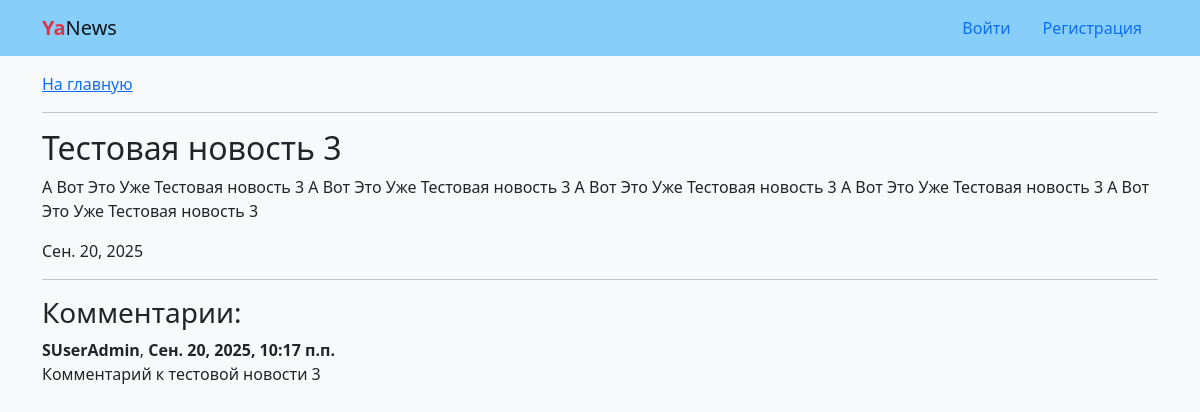
The page /news/22/ on the database its author committed.
### news/models.py (models this page shows, shortened)
class News(models.Model):
    title = models.CharField(max_length=50)
    text = models.TextField()
    date = models.DateField(default=datetime.today)
    class Meta:
        ordering = ('-date',)
        verbose_name_plural = 'Новости'
        verbose_name = 'Новость'

class Comment(models.Model):
    news = models.ForeignKey(
        News,
        on_delete=models.CASCADE
    )
    author = models.ForeignKey(
        settings.AUTH_USER_MODEL,
        on_delete=models.CASCADE,
    )
    text = models.TextField()
    created = models.DateTimeField(auto_now_add=True)
    class Meta:
        ordering = ('created',)

### news/views.py (the view, shortened to what this page needs)
# urls.py: path('news/<int:pk>/', views.NewsDetailView.as_view(), name='detail'),
class NewsDetailView(generic.View):
    def get(self, request, *args, **kwargs):
        view = NewsDetail.as_view()
        return view(request, *args, **kwargs)

### news/views.py (called while the page is built)
    def get_object(self, queryset=None):
        obj = get_object_or_404(
            self.model.objects.prefetch_related('comment_set__author'),
            pk=self.kwargs['pk']
        )
        return obj

    def get_context_data(self, **kwargs):
        context = super().get_context_data(**kwargs)
        if self.request.user.is_authenticated:
            context['form'] = CommentForm()
        return context

### templates/news/detail.html (shortened to what this page needs)
{% extends "base.html" %}
{% block content %}
  <a href="{% url 'news:home' %}">На главную</a>
  <hr>
  <h2>{{ news.title }}</h2>
  <p>{{ news.text }}</p>
  <p>{{ news.date }}</p>
  <hr>
  <h3 id="comments">Комментарии:</h3>
  {% for comment in news.comment_set.all %}
    <div>
      <b>{{ comment.author }}</b>, <b>{{ comment.created }}</b>
      <p class="mb-0">{{ comment.text|linebreaksbr }}</p>
    </div>
    <br>
  {% empty %}
    <p>Здесь никто ничего не написал...</p>
  {% endfor %}
{% endblock content %}

### rows shown on the page
News: title "Тестовая новость 3", text "А Вот Это Уже Тестовая новость 3 А Вот Это Уже Тестовая новость 3 А Вот Это Уже Тестовая новость 3 А Вот Это Уже Тестовая новость 3 А Вот Это Уже Тестовая новость 3", date "Сен. 20, 2025"
Comment: author "SUserAdmin", created "Сен. 20, 2025, 10:17 п.п.", text "Комментарий к тестовой новости 3"
